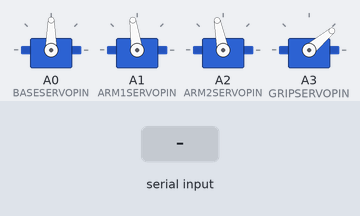
Simulated run of this sketch. Board: Arduino Uno, built with avr-gcc and run on an emulated ATmega328P. Shown: 4 × servo. The inputs (shaded band) are chosen by the test bench. What the sketch prints to the serial monitor is not drawn.

Above: at 1.2 s.
1.3 s: "PICK,75.0,20.0\n" received over Serial
At 1.9 s:
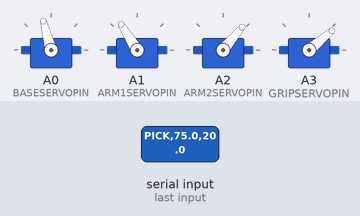
At 4.3 s:
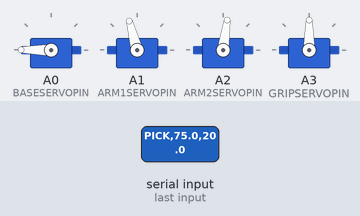
Timing chart, 0 to 6.9 s (numbered marks = the images above; inputs shaded):
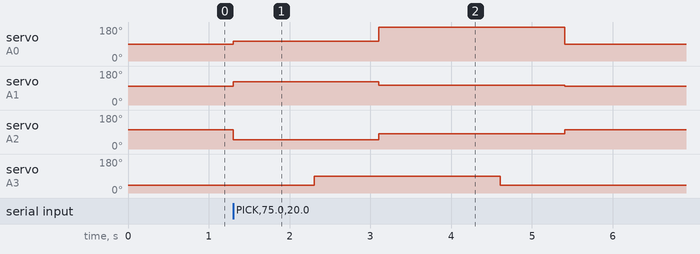

The sketch:

custom_arduino.ino
```cpp
#include <Servo.h>

#define BASESERVOPIN A0
#define ARM1SERVOPIN A1
#define ARM2SERVOPIN A2
#define GRIPSERVOPIN A3

Servo arm1servo, arm2servo, baseservo, gripservo;

// --- ARM GEOMETRY & CONSTANTS ---
const double L1 = 75.0; // Length of arm segment 1
const double L2 = 75.0; // Length of arm segment 2
const int GRIP_OPEN = 40;
const int GRIP_CLOSED = 90;

// --- PRESET POSITIONS ---
// Adjust these to fit your robot's physical setup
const double HOME_X = 75.0, HOME_Y = 0.0, HOME_Z = 75.0;
const double DROP_X = 0.0, DROP_Y = 80.0, DROP_Z = 50.0;

int angleToMicroseconds(double angle)
{
    return (int)(460.0 + (((2400.0 - 460.0) / 180.0) * angle));
}

void moveToAngle(double b, double a1, double a2, double g)
{
    arm1servo.writeMicroseconds(angleToMicroseconds(188 - a1));
    arm2servo.writeMicroseconds(angleToMicroseconds(a2 + 101));
    baseservo.writeMicroseconds(angleToMicroseconds(b + 90));
    gripservo.writeMicroseconds(angleToMicroseconds(g));
}

void moveToPos(double x, double y, double z, double g)
{
    double b = atan2(y, x) * (180 / PI);
    double l = sqrt(x * x + y * y);
    double h = sqrt(l * l + z * z);

    // Basic bounds checking to prevent math errors (acos of > 1.0)
    if (h > (L1 + L2))
        h = L1 + L2;

    double phi = atan2(z, l) * (180 / PI);
    double theta = acos((h / 2.0) / L1) * (180 / PI);

    double a1 = phi + theta;
    double a2 = phi - theta;

    moveToAngle(b, a1, a2, g);
}

// --- THE MISSION SEQUENCE ---
void executeFullPickSequence(double targetX, double targetY)
{
    // 1. Move to target (Assume Z is constant for ground pick, e.g., 10mm)
    moveToPos(targetX, targetY, 10.0, GRIP_OPEN);
    delay(1000);

    // 2. Close Gripper
    moveToPos(targetX, targetY, 10.0, GRIP_CLOSED);
    delay(800);

    // 3. Move to Drop position
    moveToPos(DROP_X, DROP_Y, DROP_Z, GRIP_CLOSED);
    delay(1500);

    // 4. Drop
    moveToPos(DROP_X, DROP_Y, DROP_Z, GRIP_OPEN);
    delay(800);

    // 5. Return Home
    moveToPos(HOME_X, HOME_Y, HOME_Z, GRIP_OPEN);
    Serial.println("COMPLETE"); // Signal to Pi (optional)
}

void setup()
{
    baseservo.attach(BASESERVOPIN, 460, 2400);
    arm1servo.attach(ARM1SERVOPIN, 460, 2400);
    arm2servo.attach(ARM2SERVOPIN, 460, 2400);
    gripservo.attach(GRIPSERVOPIN, 460, 2400);

    Serial.begin(115200);

    // Start at Home
    moveToPos(HOME_X, HOME_Y, HOME_Z, GRIP_OPEN);
}

void loop()
{
    if (Serial.available() > 0)
    {
        String cmd = Serial.readStringUntil('\n');

        if (cmd.startsWith("PICK"))
        {
            // Expected format: "PICK,75.0,20.0"
            int firstComma = cmd.indexOf(',');
            int secondComma = cmd.indexOf(',', firstComma + 1);

            if (firstComma != -1 && secondComma != -1)
            {
                double px = cmd.substring(firstComma + 1, secondComma).toFloat();
                double py = cmd.substring(secondComma + 1).toFloat();

                executeFullPickSequence(px, py);

                // Flush buffer so we don't repeat commands sent during move
                while (Serial.available() > 0)
                    Serial.read();
            }
        }
    }
}
```

Measured:
- after the input at 1.3 s, servo on A0 (BASESERVOPIN): 90° → 105° at once, → 180° 1.8 s later, → 90° 2.3 s later; servo on A1 (ARM1SERVOPIN): 98° → 122° at once, → 105° 1.8 s later, → 98° 2.3 s later; servo on A2 (ARM2SERVOPIN): 101° → 50° at once, → 82° 1.8 s later, → 101° 2.3 s later; servo on A3 (GRIPSERVOPIN): 40° → 90° after 1.0 s, → 40° 2.3 s later
